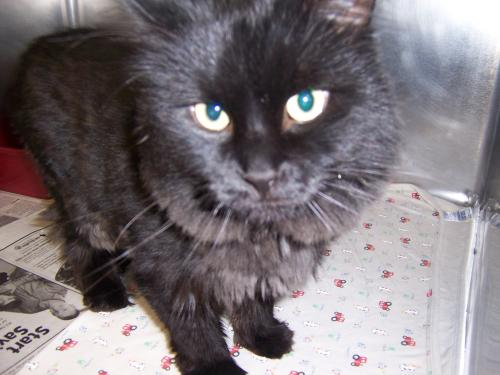
#> input picture TASK - 3/Cat/1010.jpg, 500 x 375 px, found by its file name; its folder holds 4 pictures in this run
$ python main.py
#> lines starting #> are read from the running program, lines starting #| are printed output that depends on the picture
import os
import cv2
import numpy as np
from tqdm import tqdm
from sklearn.model_selection import train_test_split, GridSearchCV
from sklearn.svm import SVC
from sklearn.metrics import classification_report, accuracy_score
from sklearn.decomposition import PCA

# === Parameters ===
CAT_DIR = r"TASK - 3\Cat"
DOG_DIR = r"TASK - 3\Dog"
IMG_SIZE = 64
MAX_IMAGES = 4000
USE_PCA = True
PCA_COMPONENTS = 150

data = []
labels = []

# === Load Cat Images ===
for i, img_name in enumerate(tqdm(os.listdir(CAT_DIR))):
    if i >= MAX_IMAGES:
        break
    img_path = os.path.join(CAT_DIR, img_name)
    try:
        img = cv2.imread(img_path, cv2.IMREAD_GRAYSCALE)
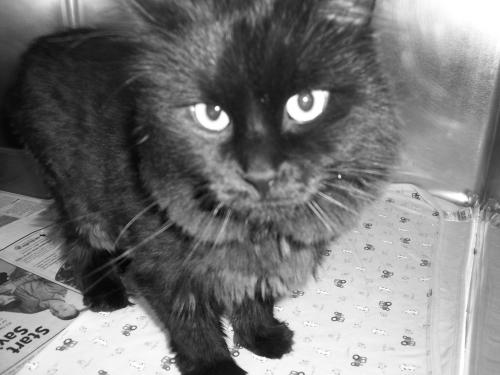
#> img: shape (375, 500); min 0, max 255, mean 120.1
        img = cv2.resize(img, (IMG_SIZE, IMG_SIZE))
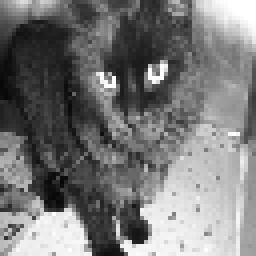
#> img: shape (64, 64) (shown 4 times larger); min 7, max 255, mean 120.1
        img = img.astype('float32') / 255.0
        data.append(img.flatten())
        labels.append(0)
    except:
        continue
#> pass 2 of the loop `for i, img_name in enumerate(tqdm(os.listdir(CAT_DIR))):`:
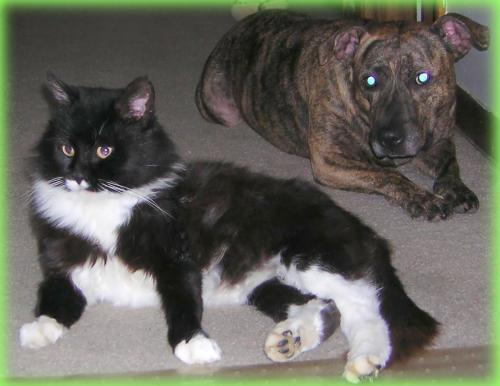
#> input picture TASK - 3/Cat/10181.jpg, 500 x 386 px, found by its file name
#> `img = cv2.imread(img_path, cv2.IMREAD_GRAYSCALE)`:
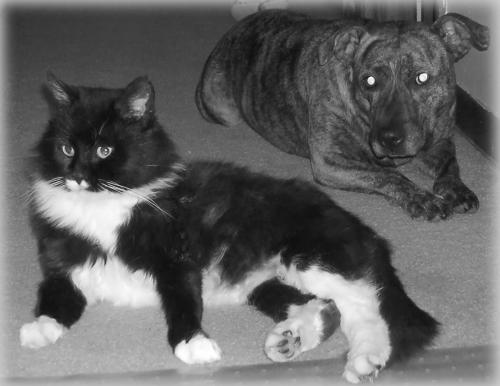
#> img: shape (386, 500); min 5, max 255, mean 98.6
#> `img = cv2.resize(img, (IMG_SIZE, IMG_SIZE))`:
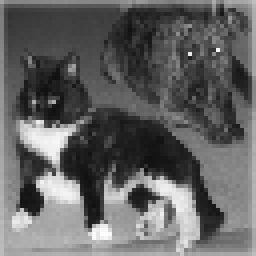
#> img: shape (64, 64) (shown 4 times larger); min 16, max 254, mean 98.5
#> pass 3 of the loop `for i, img_name in enumerate(tqdm(os.listdir(CAT_DIR))):`:
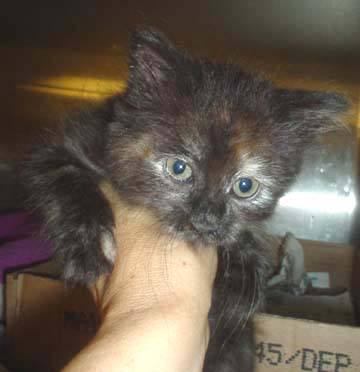
#> input picture TASK - 3/Cat/10300.jpg, 360 x 372 px, found by its file name
#> `img = cv2.imread(img_path, cv2.IMREAD_GRAYSCALE)`:
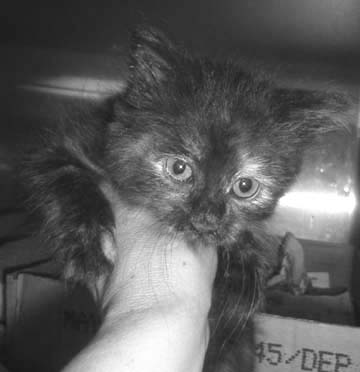
#> img: shape (372, 360); min 21, max 255, mean 92.1
#> `img = cv2.resize(img, (IMG_SIZE, IMG_SIZE))`:
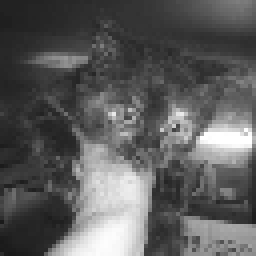
#> img: shape (64, 64) (shown 4 times larger); min 25, max 255, mean 92.1
#> the loop made 4 passes; the first 3 are shown

# === Load Dog Images ===
#> (the run stopped early here; a loop or call above may not have finished)
